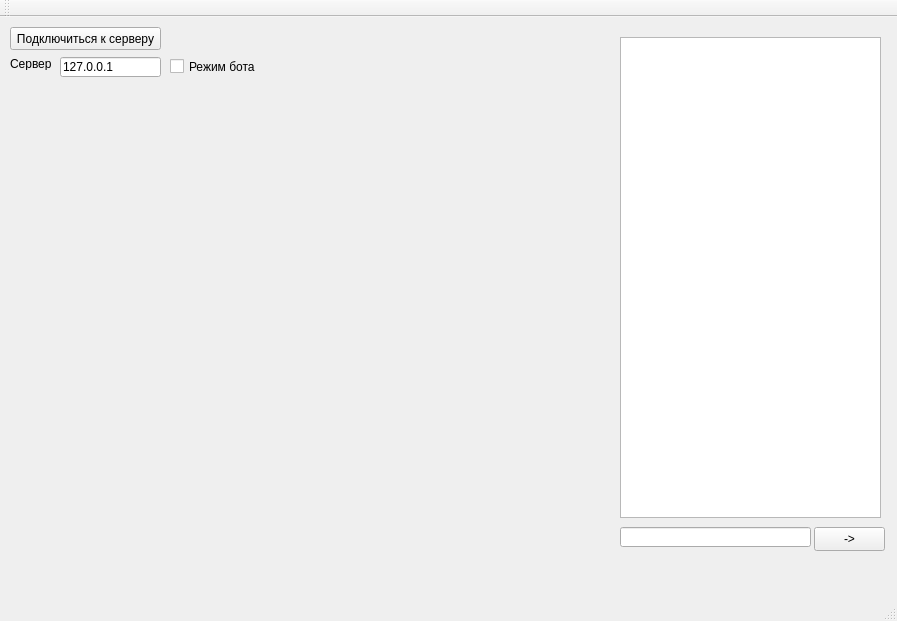
<?xml version="1.0" encoding="UTF-8"?>
<ui version="4.0">
 <class>MainWindow</class>
 <widget class="QMainWindow" name="MainWindow">
  <property name="geometry">
   <rect>
    <x>0</x>
    <y>0</y>
    <width>897</width>
    <height>621</height>
   </rect>
  </property>
  <property name="windowTitle">
   <string>Шахматы клиент-сервер</string>
  </property>
  <widget class="QWidget" name="centralWidget">
   <widget class="QPushButton" name="ButClientRun">
    <property name="geometry">
     <rect>
      <x>10</x>
      <y>10</y>
      <width>151</width>
      <height>23</height>
     </rect>
    </property>
    <property name="text">
     <string>Подключиться к серверу</string>
    </property>
   </widget>
   <widget class="QLabel" name="labStepInfo">
    <property name="geometry">
     <rect>
      <x>360</x>
      <y>10</y>
      <width>281</width>
      <height>21</height>
     </rect>
    </property>
    <property name="font">
     <font>
      <pointsize>14</pointsize>
     </font>
    </property>
    <property name="text">
     <string/>
    </property>
   </widget>
   <widget class="QLabel" name="label">
    <property name="geometry">
     <rect>
      <x>10</x>
      <y>40</y>
      <width>47</width>
      <height>13</height>
     </rect>
    </property>
    <property name="text">
     <string>Сервер</string>
    </property>
   </widget>
   <widget class="QLineEdit" name="edHost">
    <property name="geometry">
     <rect>
      <x>60</x>
      <y>40</y>
      <width>101</width>
      <height>20</height>
     </rect>
    </property>
    <property name="text">
     <string>127.0.0.1</string>
    </property>
   </widget>
   <widget class="QWidget" name="widgetChat" native="true">
    <property name="geometry">
     <rect>
      <x>610</x>
      <y>10</y>
      <width>281</width>
      <height>541</height>
     </rect>
    </property>
    <widget class="QTextEdit" name="textChat">
     <property name="geometry">
      <rect>
       <x>10</x>
       <y>10</y>
       <width>261</width>
       <height>481</height>
      </rect>
     </property>
     <property name="readOnly">
      <bool>true</bool>
     </property>
    </widget>
    <widget class="QLineEdit" name="lineMsg">
     <property name="geometry">
      <rect>
       <x>10</x>
       <y>500</y>
       <width>191</width>
       <height>20</height>
      </rect>
     </property>
    </widget>
    <widget class="QPushButton" name="ButSend">
     <property name="geometry">
      <rect>
       <x>204</x>
       <y>500</y>
       <width>71</width>
       <height>24</height>
      </rect>
     </property>
     <property name="text">
      <string>-&gt;</string>
     </property>
    </widget>
   </widget>
   <widget class="QCheckBox" name="cbUseBot">
    <property name="geometry">
     <rect>
      <x>170</x>
      <y>40</y>
      <width>91</width>
      <height>19</height>
     </rect>
    </property>
    <property name="text">
     <string>Режим бота</string>
    </property>
   </widget>
  </widget>
  <widget class="QMenuBar" name="menuBar">
   <property name="geometry">
    <rect>
     <x>0</x>
     <y>0</y>
     <width>897</width>
     <height>19</height>
    </rect>
   </property>
  </widget>
  <widget class="QToolBar" name="mainToolBar">
   <attribute name="toolBarArea">
    <enum>TopToolBarArea</enum>
   </attribute>
   <attribute name="toolBarBreak">
    <bool>false</bool>
   </attribute>
  </widget>
  <widget class="QStatusBar" name="statusBar"/>
 </widget>
 <layoutdefault spacing="6" margin="11"/>
 <resources/>
 <connections/>
</ui>
